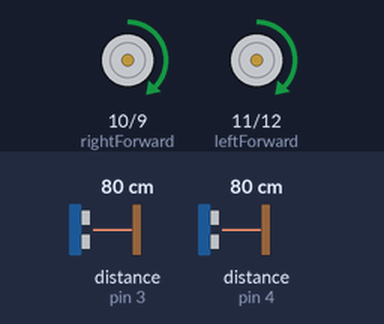
Recording of a sketch running on a simulated Arduino Uno, built with avr-gcc and run on an emulated ATmega328P. Parts: motor-driver pin pairs drawn as motors (green arrow = first pin HIGH = forward, orange = second pin HIGH = backward, longer = more drive). Wiring (inferred from the names in the program): 2 × ultrasonic range finder: trigger pin 2, echo pin 3 / trigger pin 5, echo pin 4. The test bench sets the inputs (shaded band); at power-on: distance to the obstacle (sensors on pin 3, pin 4) 80 cm. The echo pulse lasts 58.3 µs per cm.

Above: at 1.2 s.
1.3 s: distance to the obstacle (sensor on pin 3) set to 51 cm
2.8 s: distance to the obstacle (sensor on pin 3) set to 41 cm
At 3.6 s:
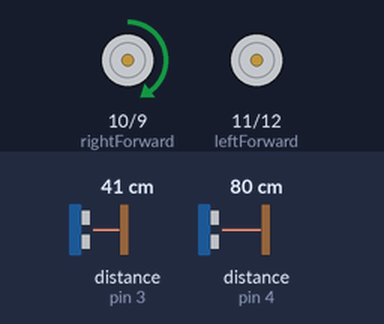
5.8 s: distance to the obstacle (sensor on pin 4) set to 49 cm
7.3 s: distance to the obstacle (sensor on pin 4) set to 42 cm
At 7.48 s:
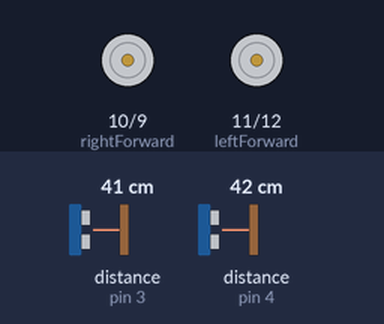
At 8.5 s:
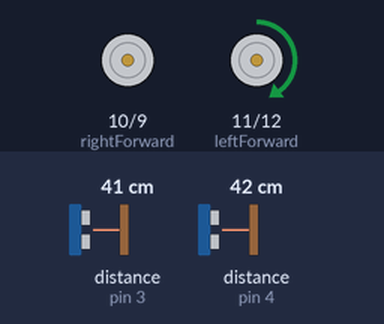
10.3 s: distance to the obstacle (sensor on pin 3) set to 30 cm
11.8 s: distance to the obstacle (sensor on pin 3) set to 23 cm
At 12.7 s:
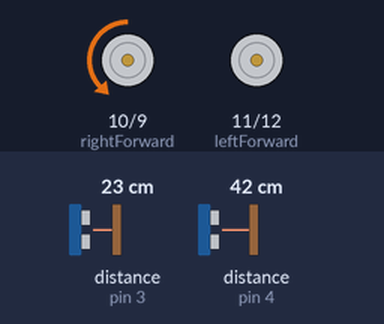
Timing chart, 0 to 14.3 s (numbered marks = the images above; inputs shaded):
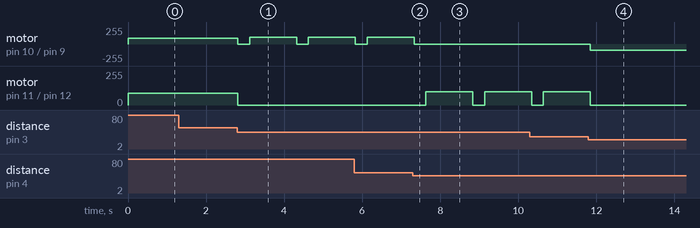

Measured:
- the behaviour switches between 47 and 46 cm on distance to the obstacle (sensor on pin 3) (found by bisection; images 0 and 1)
- the behaviour switches between 47 and 46 cm on distance to the obstacle (sensor on pin 4) (found by bisection; images 1 and 2)
- the behaviour switches between 27 and 26 cm on distance to the obstacle (sensor on pin 3) (found by bisection; images 3 and 4)
- after the input at 1.3 s, every drawn part: stays the same
- after the input at 2.8 s, motor on pin 10 (rightForward) / pin 9 (rightBackward): alternates forward 100/255 for 1.2 s and stopped for 0.30 s, starting at once; motor on pin 11 (leftForward) / pin 12 (leftBackward): forward 90/255 → stopped at once
- after the input at 7.3 s, motor on pin 10 (rightForward) / pin 9 (rightBackward): goes on until 7.3 s, then stays stopped; motor on pin 11 (leftForward) / pin 12 (leftBackward): stopped → forward 100/255 after 0.34 s, → stopped 1.2 s later, → forward 100/255 0.30 s later
- after the input at 11.8 s, motor on pin 10 (rightForward) / pin 9 (rightBackward): stopped → backward 90/255 after 0.05 s; motor on pin 11 (leftForward) / pin 12 (leftBackward): goes on until 11.9 s, then stays stopped

The sketch:

Avoiding_obstacles_car.ino
```cpp
const int leftForward = 11;
const int leftBackward = 12;
const int rightForward = 10;
const int rightBackward = 9;

const int echoPinForwardSensor = 3;
const int trigPinForwardSensor = 2;
const int echoPinLeftSensor = 4;
const int trigPinLeftSensor = 5;

int fastSpeed = 205, balanceValue = 50;
int distanceForwardSensor, distanceLeftSensor, durationLeftSensor, durationForwardSensor, distanceWhenStops = 45, distanceToGoBackwards = 25;

bool stopped = false;

unsigned long durationToTurn = 1200;

void setup ()
{
  pinMode(leftForward, OUTPUT);
  pinMode(leftBackward, OUTPUT);
  pinMode(rightForward, OUTPUT);
  pinMode(rightBackward, OUTPUT);

  pinMode(trigPinForwardSensor, OUTPUT);
  pinMode(echoPinForwardSensor, INPUT);
  pinMode(trigPinLeftSensor, OUTPUT);
  pinMode(echoPinLeftSensor, INPUT);

  Serial.begin(9600);
}

void loop ()
{
  //Calculeaza distanta pentru senzorul din fata
  digitalWrite(trigPinForwardSensor, LOW);
  delayMicroseconds(2);

  digitalWrite(trigPinForwardSensor, HIGH);
  delayMicroseconds(10);
  digitalWrite(trigPinForwardSensor, LOW);

  durationForwardSensor = pulseIn(echoPinForwardSensor, HIGH);
  distanceForwardSensor = durationForwardSensor * 0.034 / 2;

  //Calculeaza distanta pentru senzorul din stanga
  digitalWrite(trigPinLeftSensor, LOW);
  delayMicroseconds(2);

  digitalWrite(trigPinLeftSensor, HIGH);
  delayMicroseconds(10);
  digitalWrite(trigPinLeftSensor, LOW);

  durationLeftSensor = pulseIn(echoPinLeftSensor, HIGH);
  distanceLeftSensor = durationLeftSensor * 0.034 / 2;

  if (distanceForwardSensor <= distanceToGoBackwards && distanceForwardSensor > 0)
  {
    goBackwards();
  }
  else if (distanceForwardSensor > distanceWhenStops)
  {
    goForward();
  }
  else if (distanceForwardSensor <= distanceWhenStops && stopped == false)
  {
    stopCar();
    delay(300);
    stopped = true;
  }
  if (stopped ==  true)
  {
    if (distanceLeftSensor <= distanceWhenStops && distanceLeftSensor > 0)
    {
      //rotim la dreapta daca am la stanga
      for (unsigned long timeStart = millis(); (millis() - timeStart) < durationToTurn; )
      {
        turnRight();
      }
    }
    else
    {
      //si invers
      for (unsigned long timeStart = millis(); (millis() - timeStart) < durationToTurn; )
      {
        turnLeft();
      }
    }

    stopped = false;
  }
}

void goForward ()
{
  analogWrite(leftForward, 90);
  digitalWrite(leftBackward, LOW);
  analogWrite(rightForward, 90);
  digitalWrite(rightBackward, LOW);
}

void stopCar ()
{
  digitalWrite(leftForward, LOW);
  digitalWrite(leftBackward, LOW);
  digitalWrite(rightForward, LOW);
  digitalWrite(rightBackward, LOW);
}

void turnLeft ()
{
  digitalWrite(leftForward, LOW);
  digitalWrite(leftBackward, LOW);
  analogWrite(rightForward, 100);
  digitalWrite(rightBackward, LOW);
}
void turnRight ()
{
  analogWrite(leftForward, 100);
  digitalWrite(leftBackward, LOW);
  digitalWrite(rightForward, LOW);
  digitalWrite(rightBackward, LOW);
}

void goBackwards ()
{
  digitalWrite(leftForward, LOW);
  analogWrite(leftBackward, 90);
  digitalWrite(rightForward, LOW);
  analogWrite(rightBackward, 90);
}
```
